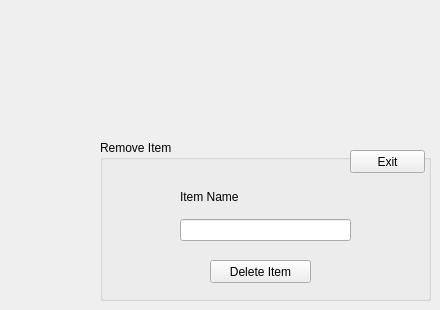
    <widget class="QWidget" name="RemoveItem">
     <widget class="QGroupBox" name="groupBox_16">
      <property name="geometry">
       <rect>
        <x>100</x>
        <y>140</y>
        <width>331</width>
        <height>161</height>
       </rect>
      </property>
      <property name="title">
       <string>Remove Item</string>
      </property>
      <widget class="QWidget" name="verticalLayoutWidget_3">
       <property name="geometry">
        <rect>
         <x>80</x>
         <y>40</y>
         <width>171</width>
         <height>61</height>
        </rect>
       </property>
       <layout class="QVBoxLayout" name="item_2">
        <item>
         <widget class="QLabel" name="label_3">
          <property name="text">
           <string>Item Name</string>
          </property>
         </widget>
        </item>
        <item>
         <widget class="QLineEdit" name="itemName_2"/>
        </item>
       </layout>
      </widget>
      <widget class="QPushButton" name="pushButton_2">
       <property name="geometry">
        <rect>
         <x>110</x>
         <y>120</y>
         <width>101</width>
         <height>23</height>
        </rect>
       </property>
       <property name="text">
        <string>Delete Item</string>
       </property>
      </widget>
      <widget class="QLabel" name="message_2">
       <property name="geometry">
        <rect>
         <x>10</x>
         <y>120</y>
         <width>131</width>
         <height>31</height>
        </rect>
       </property>
       <property name="text">
        <string/>
       </property>
      </widget>
      <widget class="QPushButton" name="pushButton_6">
       <property name="geometry">
        <rect>
         <x>250</x>
         <y>10</y>
         <width>75</width>
         <height>23</height>
        </rect>
       </property>
       <property name="text">
        <string>Exit</string>
       </property>
      </widget>
     </widget>
    </widget>
